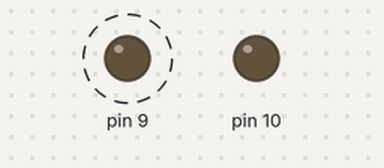
Recording of a sketch running on a simulated Arduino Uno, built with avr-gcc and run on an emulated ATmega328P. Parts: output pins drawn as LEDs (lit = HIGH). Dashed ring = blinking.

Above: at 0.5 s.
At 3.5 s:
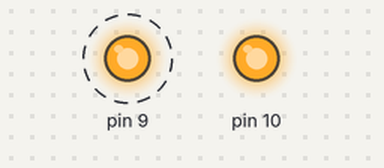
Timing chart, 0 to 5.2 s (numbered marks = the images above):
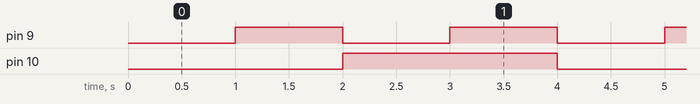

Measured:
- by itself, pin 9: alternates HIGH for 1.0 s and LOW for 1.0 s
- by itself, pin 10: alternates HIGH for 2.0 s and LOW for 2.0 s
- by itself, everything shown: repeats every 4.0 s, in 4 steps

The sketch:

03_LEDs_low_level.ino
```cpp
//#define LED0  9   // PB1
//#define LED1 10   // PB2

void setup() {
	//pinMode(LED0, OUTPUT);
	//pinMode(LED1, OUTPUT);
	DDRB |= (1<<PB2) | (1<<PB1);
}

void loop() {
	static uint8_t x = 0;

	//digitalWrite(LED0, x>>0 & 1);
	//digitalWrite(LED1, x>>1 & 1);
	PORTB = x << PB1;

	x++;
	delay(1000); // [ms]

}
```
